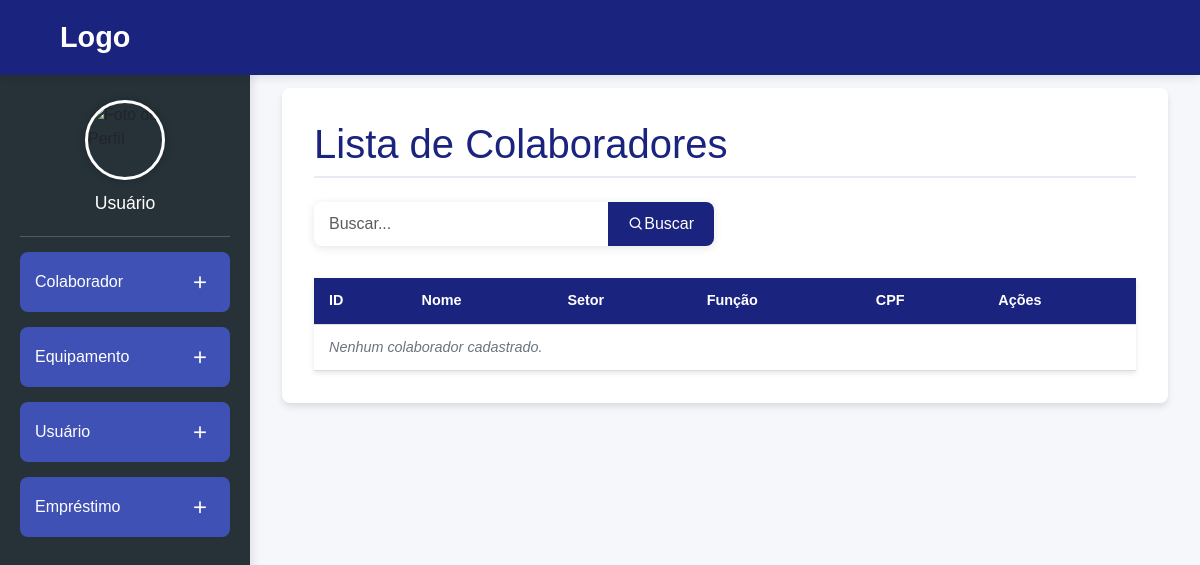
/colaboradores/, run on an earlier commit of the app's database.
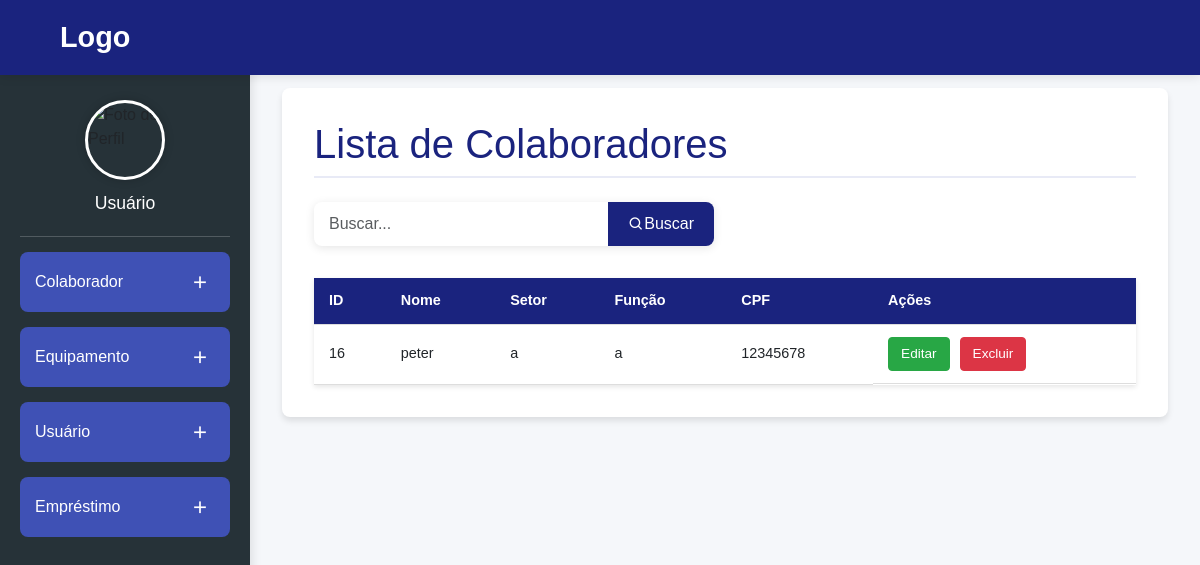
And on a later commit of the database.
### epi_management/models.py (models this page shows, shortened)
class Colaborador(models.Model):
    nome = models.CharField(max_length=100)
    setor = models.CharField(max_length=50)
    funcao = models.CharField(max_length=50)
    cpf = models.CharField(max_length=11, unique=True)

### epi_management/views.py (the view)
# urls.py: path('colaboradores/', views.colaboradores_lista, name='colaboradores_lista'),
def colaboradores_lista(request):
    query = request.GET.get('q')
    if query:
        colaboradores = Colaborador.objects.filter(Q(nome__icontains=query))
    else:
        colaboradores = Colaborador.objects.all()
    return render(request, 'colaboradores_lista.html', {
        'colaboradores': colaboradores,
        'query': query
    })

### epi_management/templates/colaboradores_lista.html
{% extends 'base.html' %}
{% block content %}
<div class="main-container">
  <h1 class="page-title">Lista de Colaboradores</h1>
    <form method="get" action="{% url 'colaboradores_lista' %}" class="search-form">
        <div class="input-group">
            <input type="text" name="q" placeholder="Buscar..." class="form-control search-input" value="{{ query|default:'' }}">
            <button type="submit" class="btn btn-primary search-btn">
                <i class='bx bx-search'></i> Buscar
            </button>
        </div>
    </form>
  <table class="data-table">
    <thead>
      <tr>
        <th>ID</th>
        <th>Nome</th>
        <th>Setor</th>
        <th>Função</th>
        <th>CPF</th>
        <th>Ações</th>
      </tr>
    </thead>
    <tbody>
      {% for colaborador in colaboradores %}
      <tr>
        <td>{{ colaborador.id }}</td>
        <td>{{ colaborador.nome }}</td>
        <td>{{ colaborador.setor }}</td>
        <td>{{ colaborador.funcao }}</td>
        <td>{{ colaborador.cpf }}</td>
        <td class="table-actions">
          <a href="{% url 'colaboradores_editar' pk=colaborador.pk %}" class="edit-btn">Editar</a>
          <a href="{% url 'colaboradores_excluir' pk=colaborador.pk %}" class="delete-btn">Excluir</a>
        </td>
      </tr>
      {% empty %}
      <tr>
        <td colspan="6" class="no-data">Nenhum colaborador cadastrado.</td>
      </tr>
      {% endfor %}
    </tbody>
  </table>
</div>
{% endblock %}

What changed in the data, as far as the page shows it:
added Colaborador: id "16", nome "peter", setor "a", funcao "a", cpf "12345678"
Also different on the page:
text no longer shown: "Nenhum colaborador cadastrado."
